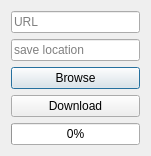
<?xml version="1.0" encoding="UTF-8"?>
<ui version="4.0">
 <class>Dialog</class>
 <widget class="QDialog" name="Dialog">
  <property name="geometry">
   <rect>
    <x>0</x>
    <y>0</y>
    <width>151</width>
    <height>149</height>
   </rect>
  </property>
  <property name="windowTitle">
   <string>Dialog</string>
  </property>
  <layout class="QVBoxLayout" name="verticalLayout">
   <item>
    <widget class="QLineEdit" name="urledit">
     <property name="placeholderText">
      <string>URL</string>
     </property>
    </widget>
   </item>
   <item>
    <widget class="QLineEdit" name="savelocation">
     <property name="placeholderText">
      <string>save location</string>
     </property>
    </widget>
   </item>
   <item>
    <widget class="QPushButton" name="browse">
     <property name="text">
      <string>Browse</string>
     </property>
    </widget>
   </item>
   <item>
    <widget class="QPushButton" name="download">
     <property name="text">
      <string>Download</string>
     </property>
    </widget>
   </item>
   <item>
    <widget class="QProgressBar" name="progress">
     <property name="value">
      <number>0</number>
     </property>
     <property name="alignment">
      <set>Qt::AlignCenter</set>
     </property>
    </widget>
   </item>
  </layout>
 </widget>
 <resources/>
 <connections/>
</ui>
